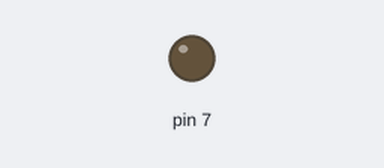
This sketch was run on a simulated Arduino Uno, built with avr-gcc and run on an emulated ATmega328P. Parts: output pins drawn as LEDs (lit = HIGH). Dashed ring = blinking. At 2.1 s the program stops and its outputs stay as they are.

Above: at 0.5 s.
At 1.85 s:
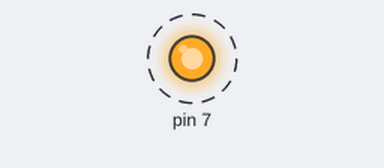
Timing chart, 0 to 3.0 s (numbered marks = the images above):
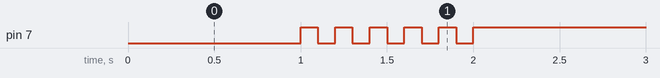

Measured:
- by itself, pin 7: alternates HIGH for 0.10 s and LOW for 0.10 s, 11 changes in all, then stays HIGH

The sketch:

05_practice_2.ino
```cpp
unsigned int count, toggle;
void setup() {
  pinMode(7, OUTPUT);
  count = 0;
  toggle = 1;
}

void loop() {
  digitalWrite(7, 0);
  delay(1000);
  while (count <=  10) {
    digitalWrite(7, toggle);
    delay(100);
    count = ++count;
    toggle = (toggle+1)%2;
  }
  while (1) {
    digitalWrite(7, 1);
  }
}
```
